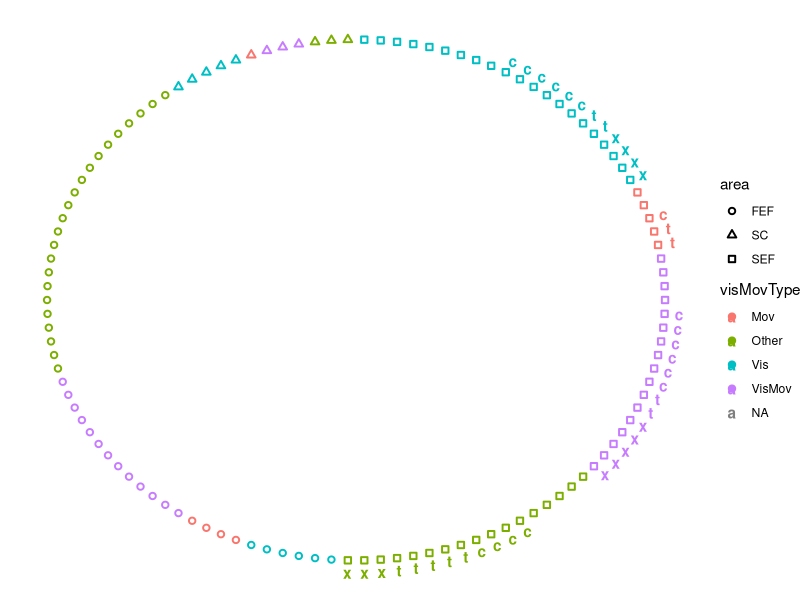

Here is the R script that generated this plot:
# Use hierarchical edge bundling plot for inter-areal connections use data
# output from: createPairRelationships.m --> search for "Hierarchical Edge
# Bundling plot in R"
# Use: read.csv('[thomas-jpsth/rcode]/spkCorrVals.csv')
# Use R scripts from examples to munge data and plot

# load_libraries---------------------------------------------------------------
# Libraries
library(tidyverse)
library(stringr)
library(igraph)
library(ggraph)
library(gridExtra)

# anonymous_functions_for_plotting---------------------------------------------
# Functions need o be compiled before they can be used...:-)
# Pick the connections (pairs) to be lotted so we can fine the nodeIds and do the plot 
fx_filter <- function(df,filt) 
{
  df <- df %>% filter( satCondition == filt.satCond & outcome == filt.outcome & epoch == filt.epoch )
  if (!filt.sess == "All"){
    df <- df %>% filter(sess == filt.sess)
  }
  return(df)
}

fx_get_HEB <- function(df,
                       X_area,
                       Y_area,
                       plusRhoFlag,
                       sigFlag,
                       verts)
{
  w <- 0.5
  t <- 0.9
  temp <- df[df$X_area == X_area & df$Y_area == Y_area, ]
  if (plusRhoFlag == TRUE & dim(temp)[1] > 0) {
    temp <- temp[temp$rhoRaw_150ms >= 0, ]
    plusMinusLineType <- "solid"
  } else{
    temp <- temp[temp$rhoRaw_150ms < 0, ]
    plusMinusLineType <- "dotted"
  }

  if (sigFlag == TRUE & dim(temp)[1] > 0) {
    temp <- temp[temp$pvalRaw_150ms <= 0.01, ]
    a <- 0.8
    
  } else{
    temp <- temp[temp$pvalRaw_150ms > 0.01, ]
    a <- 0.2
    
  }

  if (dim(temp)[1] > 0) {
    outHeb <-
      geom_conn_bundle(
        data = get_con(
          from = match(temp$X_unitNum, verts$name),
          to = match(temp$Y_unitNum, verts$name)
        ),
        aes(colour = visMovType),
        #aes(colour = "grey15"),
        alpha = a,
        width = w,
        tension = t,
        linetype = plusMinusLineType
      )
    
  } else{
    outHeb <- NULL
  }
}

fx_plotIt <- function(df, filt,  plt_base, verts)
{
  # Use call to: 
  # fx_get_HEB <- function(df,X_area,Y_area,plusRhoFlag,sigFlag,verts)
  # SEF-FEF Plus Rho signif
  plt_plusFefSig <- fx_get_HEB(df, "SEF", "FEF", TRUE, TRUE, verts)
  # SEF-FEF Minus Rho signif 
  plt_minusFefSig <- fx_get_HEB(df, "SEF", "FEF", FALSE, TRUE, verts)
  # SEF-SC Plus Rho signif 
  plt_plusScSig <- fx_get_HEB(df, "SEF", "SC", TRUE, TRUE, verts)
  # SEF-SC Minus Rho signif 
  plt_minusScSig <- fx_get_HEB(df, "SEF", "SC", FALSE, TRUE, verts)

  pltOut <- list()
  # return signif plot
  titleStr <-
    paste(toupper(filt.satCond),
          filt.outcome,
          filt.epoch,
          filt.sess,
          sep = "-")
  pltOut$signif <-
    plt_base  + plt_minusFefSig  + plt_plusFefSig + plt_minusScSig + plt_plusScSig +
    ggtitle(titleStr, "___ p<=0.01")

  return(pltOut)
  
}

# Read_spkCorr_vals_and_createEdges--------------------------------------------
# read into a tibble type, suppress column type output
spkCorr<-read_csv('spkCorrVals.csv',col_types = cols())

# > colnames(spkCorr)
# [1] "Pair_UID"        "X_unitNum"       "Y_unitNum"       "X_area"          "Y_area"          "XY_Dist"         "condition"       "alignedName"     "rhoRaw_50ms"    
# [10] "pvalRaw_50ms"    "rhoRaw_150ms"    "pvalRaw_150ms"   "rhoRaw_200ms"    "pvalRaw_200ms"   "X_visGrade"      "X_visType"       "X_moveGrade"     "X_errGrade"     
# [19] "X_rewGrade"      "X_poorIso"       "Y_visGrade"      "Y_visType"       "Y_moveGrade"     "Y_errGrade"      "Y_rewGrade"      "Y_poorIso"       "monkey"         
# [28] "sessNum"         "sess"            "outcome"         "satCondition"    "epoch"           "sameAreaPair"    "sameChannelPair" "pairCount"       "signifPlusRho"  
# [37] "signifMinusRho"  "nonSignifRho"   
# > 
# remove columns
removeCols <- c("Pair_UID", "condition", "alignedName", 
                "rhoRaw_50ms", "pvalRaw_50ms","rhoRaw_200ms", 
                "pvalRaw_200ms","sameAreaPair","sameChannelPair", "pairCount")
spkCorr <- spkCorr[ , !(colnames(spkCorr) %in% removeCols)]

# convert unitNums, sessNum to character type
numericCols <- c("X_unitNum","Y_unitNum","sessNum")
spkCorr[numericCols] <- sapply(spkCorr[numericCols], as.character)
# Find all X_ and Y_ colnames to use and remove the X_ prefix
unitColNames <- names(spkCorr)[str_detect(names(spkCorr), pattern = "X_.*")];
unitColNames <- gsub("X_","", unitColNames)
# Create allUnitNodes: get X_units
xUnits <- unique(spkCorr[,paste("X_", unitColNames, sep = "")])
# Create allUnitNodes: get X_units
yUnits <- unique(spkCorr[,paste("Y_", unitColNames, sep = "")])
# Create allUnitNodes: change column names to be same for xUnits and yUnits
colnames(xUnits) <- unitColNames
colnames(yUnits) <- unitColNames
# Create allUnitNodes: append xUnits and yUnits into a single table and get unique units 
allUnitNodes <- unique(rbind(xUnits,yUnits))
# Create allUnitNodes: Add "from" area "to" unitNum columns and polulate  
allUnitNodes[,c("from","to")] <- c(allUnitNodes[,c("area",'unitNum')])
# Create all nodes: Brain areas
brainAreas <- as_tibble(data.frame(from="brain", to=c("SEF","FEF","SC")))
# Create all nodes: add other columns
brainAreas[,unitColNames] <- NA
# Create edges
allEdges <- rbind(brainAreas,allUnitNodes)
# Create_functionalType_and_custom_sort_order----------------------------------
# Add column for vis,move,vismov types: sorting, node-color
allEdges$visMovType <- "Other"
allEdges$visMovType[abs(allEdges$visGrade) >= 2] <- "Vis"
allEdges$visMovType[abs(allEdges$moveGrade) >= 2] <- "Mov"
allEdges$visMovType[abs(allEdges$visGrade) >= 2 & abs(allEdges$moveGrade) >= 2] <- "VisMov"
# Add column for errorGarde, rewardGrade: sorting, node-shape
allEdges$errorRewardType <- "NA"
allEdges$errorRewardType[abs(allEdges$errGrade) >= 2] <- "Error"
allEdges$errorRewardType[abs(allEdges$rewGrade) >= 2] <- "Reward"
allEdges$errorRewardType[abs(allEdges$errGrade) >= 2 & abs(allEdges$rewGrade) >= 2] <- "Error & Reward"
# Add column for custom sorting for visMovType column
allEdges$sortVisMov <- 10
allEdges$sortVisMov[allEdges$visMovType == "Vis"] <- 1
allEdges$sortVisMov[allEdges$visMovType == "Mov"] <- 2
allEdges$sortVisMov[allEdges$visMovType == "VisMov"] <- 3
allEdges$sortVisMov[allEdges$visMovType == "Other"] <- 4
# Add column for custom sorting for errorRewardType column
# see: http://sape.inf.usi.ch/quick-reference/ggplot2/shape
allEdges$sortErrorReward <- ""
allEdges$sortErrorReward[allEdges$errorRewardType == "Error"] <- "c" #  choice error
allEdges$sortErrorReward[allEdges$errorRewardType == "Reward"] <- "t" #  timing error
allEdges$sortErrorReward[allEdges$errorRewardType == "Error & Reward"] <- "x" # both
# Add column for custom sorting for area column (from: column brain, SEF,FEF,SC)
allEdges$sortArea <- NA
allEdges$sortArea[allEdges$area == "SEF"] <- 0 # open square
allEdges$sortArea[allEdges$area == "FEF"] <- 1 # open circle
allEdges$sortArea[allEdges$area == "SC"] <- 2 # open triangle
# Sort allEdges
sortedEdges <- allEdges %>% group_by(sortArea,sortVisMov,sortErrorReward)
#sortedEdges <- sortedEdges %>% arrange(sortArea,sortVisMov,visType,visGrade,moveGrade,sortErrorReward,as.numeric(unitNum),errGrade,rewGrade)
sortedEdges <- sortedEdges %>% arrange(sortArea,sortVisMov,sortErrorReward,as.numeric(unitNum))

# Create_vertices_of_nodes_and_plot--------------------------------------------
# create a vertices data.frame. One line per object of our edges, giving features of nodes.
vertices <- as_tibble(data.frame(name = unique(c(as.character(sortedEdges$from), as.character(sortedEdges$to)) ) ))
# Let's add a column with the group of each name. It will be useful later to color points
idx <- match( vertices$name, sortedEdges$to )
vertices$sortArea  <-  sortedEdges$sortArea[idx]
vertices$area  <-  sortedEdges$area[idx]

vertices$visMovType  <-  sortedEdges$visMovType[idx]
vertices$sortVisMov  <-  as.factor(sortedEdges$sortVisMov[idx])
vertices$errorRewardType  <-  sortedEdges$errorRewardType[ idx ]
vertices$sortErrorReward  <-  sortedEdges$sortErrorReward[ idx ]

# Create a graph object with the igraph library
mygraph <- graph_from_data_frame( sortedEdges, vertices=vertices )
# This is a network object, you visualize it as a network like shown in the network section!
plt<-ggraph(mygraph, layout = 'dendrogram', circular = TRUE) + 
  scale_shape_discrete(solid = FALSE) +
  geom_node_point(aes(filter = leaf, x = x*1.05, y=y*1.05, shape=area,
                      colour=visMovType), stroke = 1) +
  #Change fontface. Allowed values : 1(normal),# 2(bold), 3(italic), 4(bold.italic)
  geom_text(aes(x = x*1.1, y=y*1.1,label=sortErrorReward,
                colour=visMovType),
            fontface=2) + 
  theme_void()
  

# plot_for_all_sessions-----------------------
outcomes <- c("Correct", "ErrorChoice", "ErrorTiming")
sessNames <- c("All",unique(spkCorr$sess))
oPath = "../dataProcessed/analysis/spkCorr/networkPlotsColor"

sessNames <- c("All")
outcomes <- c("Correct")
oPath <- "."
for (sess in sessNames)
{
  filt.sess <- sess
  for (outcome in outcomes)
  {
    filt.outcome <- outcome
    filt.epoch <- "PostSaccade"
    outFilename <- paste(filt.outcome, filt.epoch, filt.sess, sep = "_")
    outFilename <- paste(outFilename, ".pdf", sep = "")
    
    # get plots for Fast
    filt.satCond <- "Fast"
    pltFast <-
      fx_plotIt(fx_filter(spkCorr, filt), filt, plt, vertices)
    # get plots for Accurate
    filt.satCond <- "Accurate"
    pltAccu <-
      fx_plotIt(fx_filter(spkCorr, filt), filt, plt, vertices)
    
    # return a grob...
    ZZ <- arrangeGrob(
      grobs = c(pltFast, pltAccu),
      nrow = 2,
      ncol = 1
    )
    
    # save to pdf file
    ggsave(
      outFilename,
      path = oPath,
      ZZ,
      width = 8,
      height = 10,
      units = "in"
    )
  }
}

# # DO_Per_Session---------------------------------------------------------------
# 
# monkySessNum<-unique(spkCorr[,c("monkey","sessNum")])
# loop.count <- c(1:dim(monkySessNum)[1])
# plt_list <- list()
# for (s in loop.count)
# {
#   monk <- monkySessNum$monkey[s]
#   sessNum <- monkySessNum$sessNum[s]
#   
#   temp <- spkCorr[spkCorr$sessNum == sessNum & spkCorr$monkey == monk,]
#   
#  
# #p
# }


# Linetypes:
#lt=c("blank", "solid", "dashed", "dotted", "dotdash", "longdash", "twodash", "1F", "F1", "4C88C488", "12345678")
